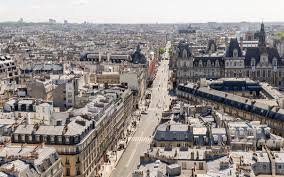
#> input picture backend/photo_test.jpg, 284 x 177 px
$ python fractus_test_image.py photo_test.jpg
#> lines starting #> are read from the running program, lines starting #| are printed output that depends on the picture
import sys
import json
import cv2
import numpy as np
from sklearn.metrics.pairwise import cosine_distances

PROFILE_PATH = "mapillary_out/fractus_profile.json"

def test_new_image(img_path, profile_path=PROFILE_PATH, threshold=0.3):
    # Charger le profil fractus
#> called with img_path = 'photo_test.jpg', profile_path = 'mapillary_out/fractus_profile.json', threshold = 0.3
    with open(profile_path, "r", encoding="utf-8") as f:
#> (reads backend/mapillary_out/fractus_profile.json from the repository)
        profile = json.load(f)

    # Charger l'image à tester
    img = cv2.imread(img_path, cv2.IMREAD_GRAYSCALE)
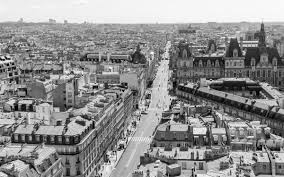
#> img: shape (177, 284); min 0, max 255, mean 142.2
    if img is None:
        print(f"❌ Impossible de lire l'image: {img_path}")
        sys.exit(1)

    img = cv2.resize(img, (profile["img_size"], profile["img_size"]))
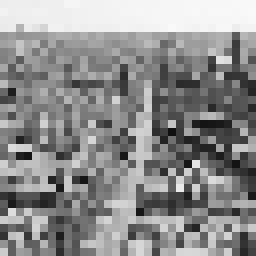
#> img: shape (32, 32) (shown 8 times larger); min 16, max 249, mean 141.3
    vec = img.flatten() / 255.0
#> vec = 1024 values, max 0.976 at index 63, min 0.0627 at index 533, mean 0.554

    # Calculer la distance au vecteur moyen
    mean_vec = np.array(profile["visual"]["mean_vector"]).reshape(1, -1)
    dist = cosine_distances(mean_vec, [vec])[0][0]
#> dist = 0.0792

    print(f"Image testée: {img_path}")
    print(f"Distance au profil moyen: {dist:.4f}")
#| Distance au profil moyen: 0.0792

    if dist > threshold:
        print("⚠️  Image déviante du pattern visuel")
    else:
        print("✅ Image cohérente avec le pattern visuel")

if __name__ == "__main__":
    if len(sys.argv) < 2:
        print("Usage: python3 fractus_test_image.py <chemin_image>")
        sys.exit(1)

    img_path = sys.argv[1]
    test_new_image(img_path)
